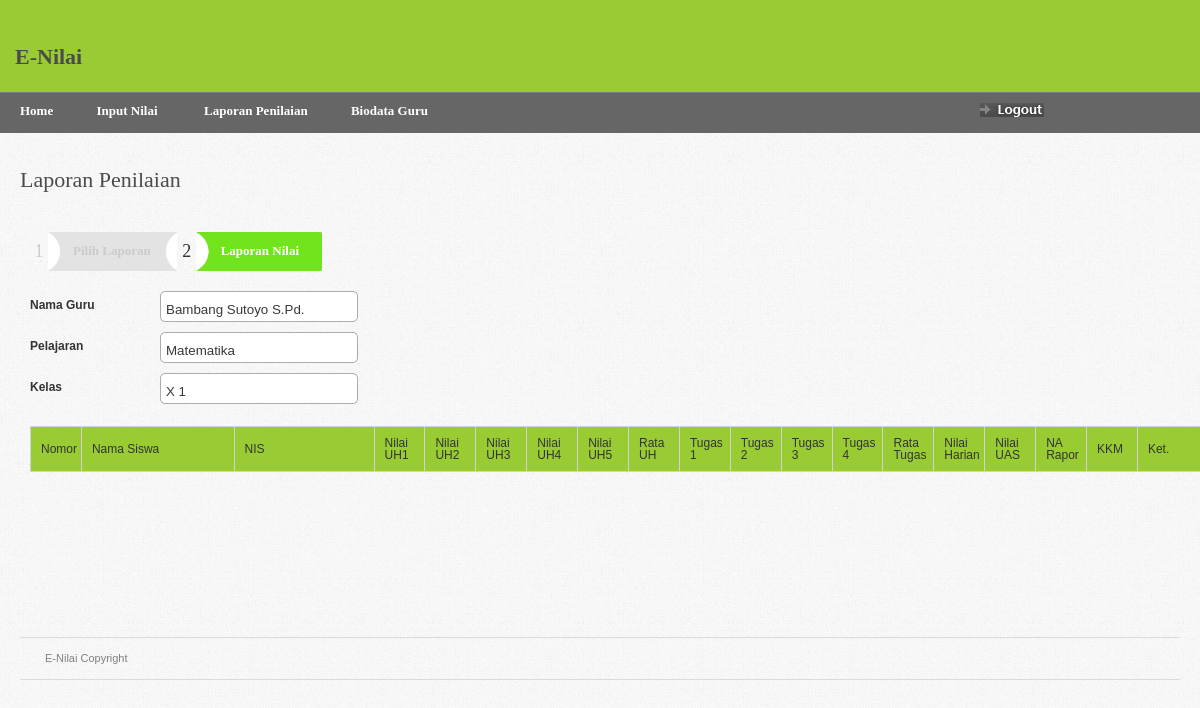
/home.php?page=laporan_penilaian_admin&id_guru=1170010&id_jadwal=AA04&kelas=X 1 (signed in), run on the app's committed database.
### tables this page shows
CREATE TABLE `data_guru` (
  `id_guru` varchar(7) NOT NULL,
  `nama_guru` varchar(20) NOT NULL,
  `nip` varchar(12) NOT NULL,
  `kota` varchar(30) NOT NULL,
  `tgl` int(2) NOT NULL,
  `bln` varchar(15) NOT NULL,
  `thn` int(4) NOT NULL,
  `kelamin` enum('laki-laki','perempuan') NOT NULL,
  `agama` varchar(20) NOT NULL,
  `alamat_guru` text NOT NULL,
  `tm_tanggal` int(2) NOT NULL,
  `tm_bulan` varchar(15) NOT NULL,
  `tm_tahun` int(4) NOT NULL,
  `pendidikan` varchar(30) NOT NULL,
  `jabatan` varchar(30) NOT NULL,
  `username` varchar(20) NOT NULL,
  `password` varchar(100) NOT NULL
);

CREATE TABLE `tbl_jadwal` (
  `id_jadwal` varchar(7) NOT NULL,
  `nama_pelajaran` varchar(50) NOT NULL,
  `kkm` int(3) NOT NULL,
  `id_guru` varchar(7) NOT NULL,
  `kelas` varchar(7) NOT NULL
);

### laporan_penilaian_admin.php (the view, shortened to what this page needs)
<?php
include "conn.php";
?>
<div id="page-heading">
    <h1>Laporan Penilaian</h1>
</div>
<table border="0" width="100%" cellpadding="0" cellspacing="0" id="content-table">
<tr>
    <th rowspan="3" class="sized">&nbsp;</th>
    <th class="topleft"></th>
    <td id="tbl-border-top">&nbsp;</td>
    <th class="topright"></th>
    <th rowspan="3" class="sized">&nbsp;</th>
</tr>
<tr>
    <td id="tbl-border-left"></td>
    <td>
    <div id="content-table-inner">
		<div id="step-holder">
			<div class="step-no-off">1</div>
			<div class="step-light-left">Pilih Laporan</div>
			<div class="step-light-right">&nbsp;</div>
			<div class="step-no">2</div>
			<div class="step-dark-left">Laporan Nilai</div>
			<div class="step-dark-round">&nbsp;</div>
		</div>
    	<?php
		$id_guru=$_GET['id_guru'];
		$kelas=$_GET['kelas'];
		$id_jadwal=$_GET['id_jadwal'];
		$guru=mysqli_fetch_array(mysqli_query($koneksi,"select * from data_guru where id_guru='$id_guru'"));
		$kelass=mysqli_fetch_array(mysqli_query($koneksi,"select * from tbl_jadwal where kelas='$kelas'"));
		$pelajaran=mysqli_fetch_array(mysqli_query($koneksi,"select * from tbl_jadwal where id_jadwal='$id_jadwal'"));
		$nama_guru=$guru['nama_guru'];
		$nama_kelas=$kelass['kelas'];
		$nama_pelajaran=$pelajaran['nama_pelajaran'];
		?>
        <table border="0" cellpadding="0" cellspacing="0"  id="id-form">
        <tr>
          <th valign="top">Nama Guru</th>
          <td><input type="text" class="inp-form" name="nama_guru" value="<?php echo $nama_guru;?>" disabled="disabled"/></td>
        </tr>
         <tr>
          <th valign="top">Pelajaran</th>
          <td><input type="text" class="inp-form" name="nama_pelajaran" value="<?php echo $nama_pelajaran;?>" disabled="disabled"/></td>
        </tr>
        <tr>
          <th valign="top">Kelas</th>
          <td><input type="text" class="inp-form" name="kelas" value="<?php echo $nama_kelas;?>" disabled="disabled"/></td>
        </tr>
      </table>
      <br />
        <table border="0" width="105%" cellpadding="0" cellspacing="0" id="product-table">
      <tr bgcolor="#99CC33">
           <td width="4%">Nomor	</td>
            <td width="12%">Nama Siswa</td>
            <td width="11%">NIS</td>
            <td width="4%">Nilai UH1</td>
            <td width="4%">Nilai UH2</td>
            <td width="4%">Nilai UH3</td>
            <td width="4%">Nilai UH4</td>
            <td width="4%" >Nilai UH5</td>
            <td width="4%" >Rata UH</td>
			 <td width="4%">Tugas 1</td>
            <td width="4%" >Tugas 2</td>
            <td width="4%" >Tugas 3</td>
            <td width="4%" >Tugas 4</td>
            <td width="4%" >Rata Tugas</td>
			 <td width="4%">Nilai Harian</td>
            <td width="4%" >Nilai UAS</td>
            <td width="4%" >NA Rapor</td>
            <td width="4%" >KKM</td>
            <td width="7%" >Ket.</td>
        </tr>
        </table>
    </div>
    </td>
    <td id="tbl-border-right"></td>
</tr>
<tr>
    <th class="sized bottomleft"></th>
    <td id="tbl-border-bottom">&nbsp;</td>
    <th class="sized bottomright"></th>
</tr>
</table>

### css/screen.css (style rules this page uses)
* { margin: 0; padding: 0; }
html, body { height: 100%; }
body { background: url(../images/gray_jean.png); color: #393939; font-family: Arial; font-size: 0px; line-height: 0; }
#content-table { font-size: 0px; line-height: 0px; }
#content-table th.sized { height: 15px; width: 15px; padding: 0; margin: 0; font-size: 0px; line-height: 0px; }
#content-table-inner { font-size: 12px; line-height: 12px; padding: 10px 0 20px 0; }
#tbl-border-top { background: top repeat-x; line-height: 0;font-size: 0px; height: 15px; }
#tbl-border-bottom { background: bottom repeat-x; line-height: 0;font-size: 0px; height: 15px; }
#tbl-border-left { background: left repeat-y; }
#tbl-border-right { background: right repeat-y; }
.topleft { background: no-repeat; width:15px; height:15px; }
.topright { background: no-repeat; width:15px; height:15px; }
.bottomleft { background: no-repeat; width:15px; height:15px; }
.bottomright { background: no-repeat; width:15px; height:15px; }
#page-heading { margin: 0 0 15px 20px; }
h1 { color: #4b4b4b; font-family: Tahoma; font-size: 22px; line-height: 24px; font-weight: normal; }
#product-table { margin-bottom: 20px; }
#product-table td { border: 1px solid #d2d2d2; padding: 10px 0 10px 10px; }
.inp-form { background: url(../images/forms/form_inp.gif) no-repeat; border: none; color: #393939; height: 25px; padding: 6px 6px 0 6px; width: 186px; }
#id-form td { padding: 0 0 10px 0; }
#id-form th { line-height: 28px; min-width: 130px; padding: 0 0 10px 0; text-align: left; width: 130px; }
#step-holder { font-family: Tahoma; height:39px; margin-bottom: 20px; }
.step-no { float:left; height:29px; width:18px; font-size: 18px; line-height: 18px; padding:10px 0 0 0; text-align: center; }
.step-no-off { float:left; height:29px; width:18px; font-size: 18px; line-height: 18px; padding:10px 0 0 0; text-align: center; color: #cbcbcb; }
.step-dark-left { float:left; background: url(../images/forms/step_dark_left.gif) no-repeat; height:27px; padding:13px 15px 0 25px; font-size: 13px; color:#fff; font-weight: bold; }
.step-dark-round { float:left; width:8px; height:39px; background: url(../images/forms/step_dark_round.gif) no-repeat; }
.step-light-left { float:left; height:27px; padding:13px 15px 0 25px; font-size: 13px; background: url(../images/forms/step_light_left.gif) no-repeat; height:39px; color:#cbcbcb; font-weight: bold; }
.step-light-right { float:left; width:12px; background: url(../images/forms/step_light_right.gif) no-repeat; height:39px; }
table { border-collapse: collapse; }

### data on the page
data_guru: nama_guru "Bambang Sutoyo S.Pd."
tbl_jadwal: nama_pelajaran "Matematika"
tbl_jadwal: kelas "X 1"
